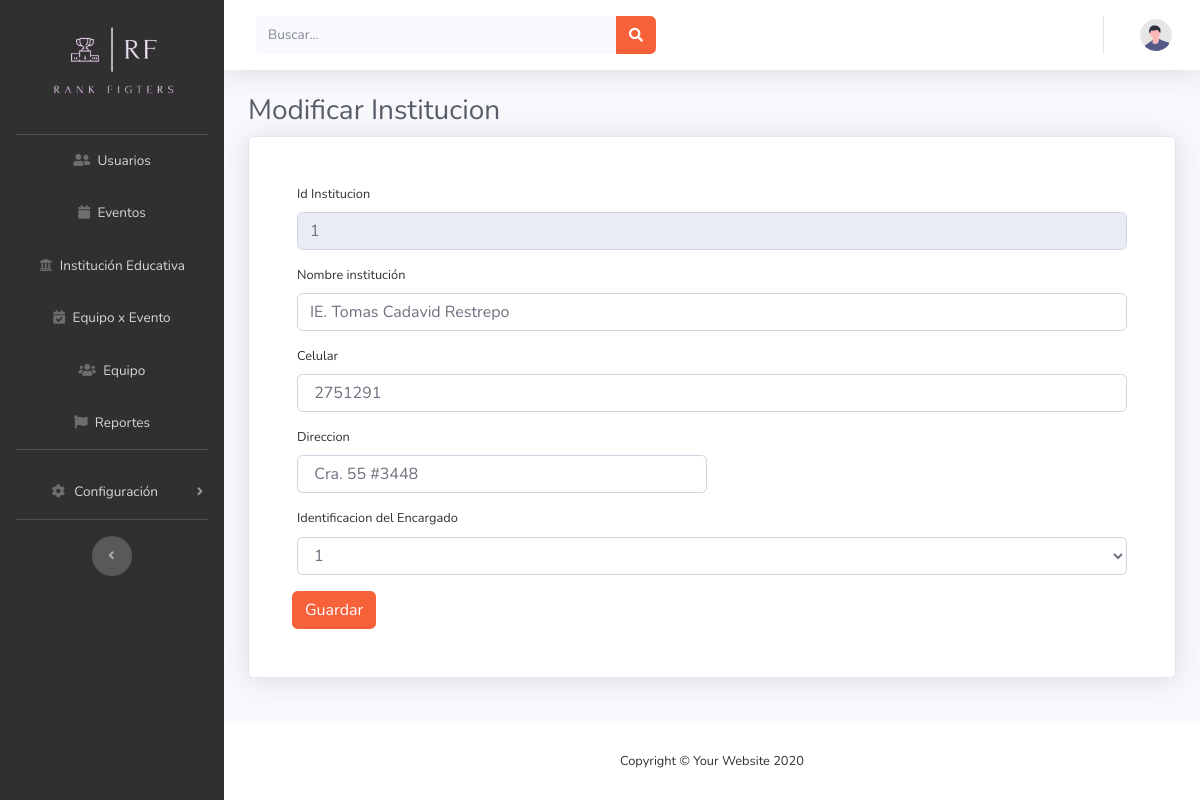
The app's page /Vista/App/Admon/ConsultaInstitucion.php?id=1 with its own data.
### tables this page shows
CREATE TABLE `insteduc` (
  `idinsteduc` int(11) NOT NULL,
  `NombreIE` varchar(50) NOT NULL,
  `Direccion` varchar(50) NOT NULL,
  `Celular` varchar(50) NOT NULL,
  `idEncargado` int(11) NOT NULL
);

### Vista/App/Admon/ConsultaInstitucion.php (the view, shortened to what this page needs)
<?php
include('Menu.php');
$IdUsuario= $_GET['id'];
?>
<div class="container-fluid">
  <h1 class="h3 mb-2 text-gray-800">Modificar Institucion</h1>
    <?php
        include( '../../../Control/conex.php');
          $sql = "SELECT idinsteduc, NombreIE, insteduc.Direccion, Celular, usuario.Nombre FROM insteduc INNER JOIN usuario ON usuario.idUsuario = insteduc.idEncargado WHERE idinsteduc='$IdUsuario'
          ";
          $eje = $conexion->query($sql);
          while($row = $eje->fetch_row()){
        ?>
  <div>
           <div class="card shadow mb-4">
           <form class="mt-5 ml-5 mr-5 mb-5"action="../../../Control/ModificarINST.php" method="POST">
                <div class="form-row">
                <div class="form-group col-md-12">
                    <label for="inputPassword4">Id Institucion</label>
                    <input type="Text" name="IdINSTEDUC" class="form-control" id="inputPassword4" value="<?php echo $row[0];?>" readonly>
                  </div>
                <div class="form-group col-md-12">
                    <label for="inputPassword4">Nombre institución</label>
                    <input type="Text" name="NombreINST" class="form-control" id="inputPassword4" value="<?php echo $row[1];?>">
                  </div>
                  <div class="form-group col-md-12">
                    <label for="Identificacion">Celular</label>
                    <input type="Text" name="Celular" class="form-control" id="Celular" value="<?php echo $row[3];?>">
                  </div>
                  <div class="form-group col-md-6">
                    <label for="inputEmail4">Direccion</label>
                    <input type="Text" name="DireccionINST" class="form-control" id="inputEmail4" value="<?php echo $row[2];?>" >
                  </div>
                  <div class="form-group col-md-12">
                    <label for="inputTipoDocumento4">Identificacion del Encargado</label>
                    <select class="form-control"  name="Encargado" id="inputEncargado" value="<?php echo $row[4];?>">
             <?php
                        include( '../../Control/conex.php');
                          $sql = "SELECT * FROM usuario";
                          $eje = $conexion->query($sql);
                          while($row2 = $eje->fetch_row()){
                            echo '<option value="'.$row2[0].'">'.$row2[1].'</option>';
                          }
                    ?>
                    </select>
                  </div>
              <button type="submit" name="BTNGuardarINST" class="btn btn-primary">Guardar</button>
              </form>
   </div>
  </div>
 </div>
</div>
            </div>
            <footer class="sticky-footer bg-white">
                <div class="container my-auto">
                    <div class="copyright text-center my-auto">
                        <span>Copyright &copy; Your Website 2020</span>
                    </div>
                </div>
            </footer>
        </div>
     <?php } ?>
</body>
</html>

### records on screen
insteduc: IdINSTEDUC "1", NombreINST "IE. Tomas Cadavid Restrepo", Celular "2751291", DireccionINST "Cra. 55 #3448"

### other values on screen
form field Encargado "1"
